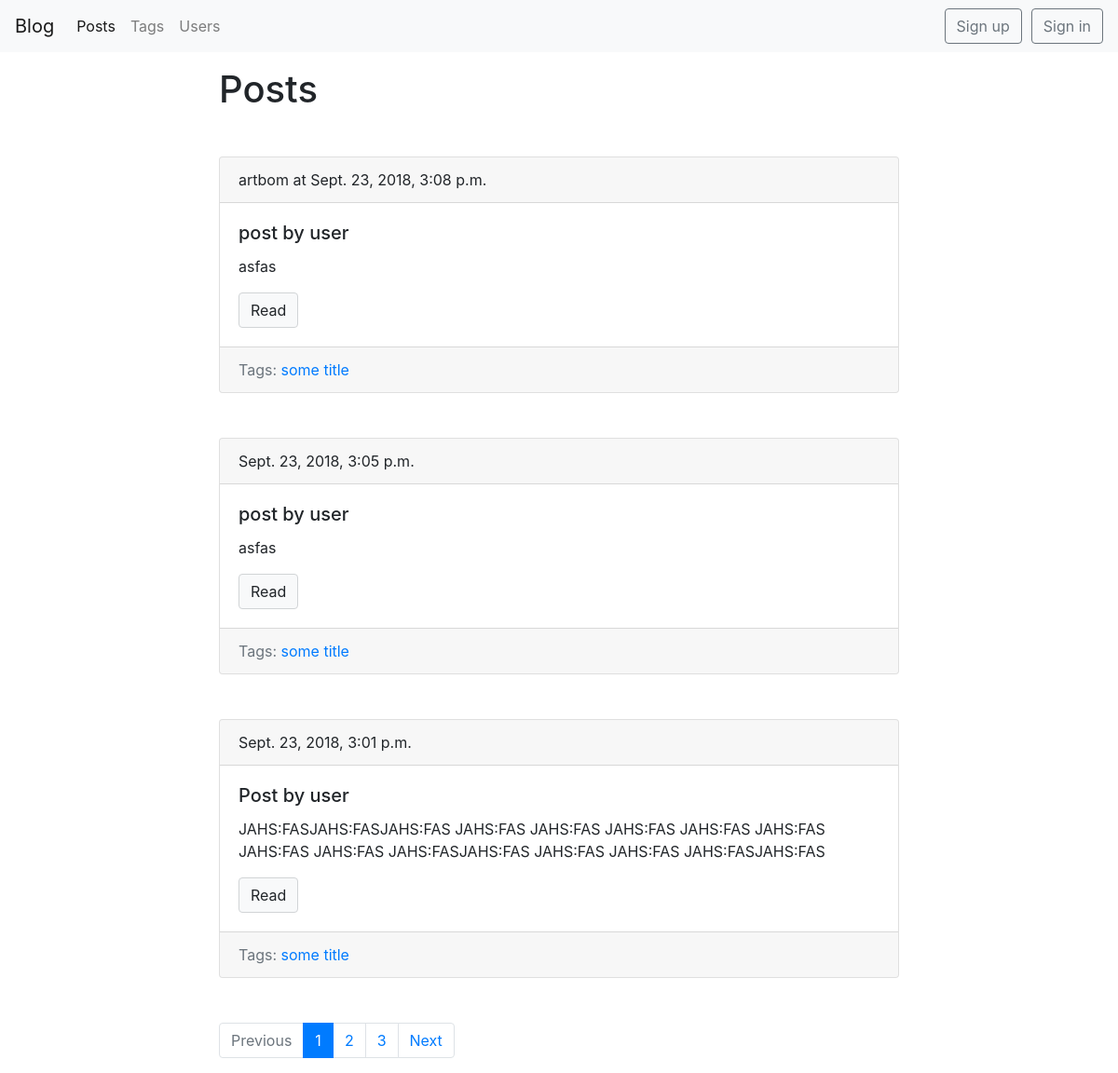
Screenshot of /blog/ with the database file from the repository.
### blog/models.py (models this page shows, shortened)
class Post(models.Model):
    title = models.CharField(max_length=150, db_index=True)
    slug = models.SlugField(max_length=150, unique=True, blank=True)
    body = models.TextField(blank=True, db_index=True)
    date_pub = models.DateTimeField(auto_now_add=True)
    tags = models.ManyToManyField('Tag', blank=True, related_name='posts')
    author = models.ForeignKey(BlogUser, on_delete=models.CASCADE, null=True, default=None)
    rating = models.IntegerField(default=0, blank=True)
    def get_absolute_url(self):
        return reverse('post_detail_url', kwargs={'slug': self.slug})
    class Meta:
        ordering = ['-date_pub']

class Tag(models.Model):
    title = models.CharField(max_length=50)
    slug = models.SlugField(max_length=50, unique=True)
    def get_absolute_url(self):
        return reverse('tag_detail_url', kwargs={'slug': self.slug})
    class Meta:
        ordering = ['title']

### blog/views.py (the view)
# urls.py: path(r'', posts_list, name='posts_list_url'),
def posts_list(request):
    search_query = request.GET.get('search', '')
    page_number = request.GET.get('page', 1)
    if search_query:
        posts = Post.objects.filter(Q(title__icontains=search_query) | Q(body__icontains=search_query))
    else:
        posts = Post.objects.all()
    paginator = Paginator(posts, 3)
    page = paginator.get_page(page_number)
    prev_url = '?page={}'.format(page.previous_page_number()) if page.has_previous() else ''
    next_url = '?page={}'.format(page.next_page_number()) if page.has_next() else ''
    is_paginated = page.has_other_pages()
    context = {
        'page_object': page,
        'prev_url': prev_url,
        'next_url': next_url,
        'is_paginated': is_paginated
    }
    return render(request, 'blog/index.html', context=context)

### blog/models.py (called while the page is built)
    def __str__(self):
        return self.username

### blog/templates/blog/index.html (shortened to what this page needs)
{% extends 'blog/base_blog.html' %}
{% block content %}
<h1 class="mb-5">Posts</h1>
  {% for post in page_object.object_list %}
          {% include 'blog/includes/post_card_template.html' %}
  {% endfor %}
{% endblock %}

### blog/templates/blog/includes/post_card_template.html (shortened to what this page needs)
<div class="card mb-5">
    {% if post.author is not None %}
    <div class="card-header">
        {{post.author}} at {{ post.date_pub }}
    </div>
    {% else %}
    <div class="card-header">
         {{ post.date_pub }}
    </div>
    {% endif %}
    <div class="card-body">
        <h5 class="card-title">{{ post.title }}</h5>
        <p class="card-text"> {{ post.body|truncatewords:50 }}</p>
        <a href="{{ post.get_absolute_url }}" class="btn btn-light" >Read</a>
    </div>
    {% if post.tags.all %}
        <div class="card-footer text-muted">
        Tags:
        {% for tag in post.tags.all %}
            <a href="{{ tag.get_absolute_url }}"> {{ tag.title }}</a>
        {% endfor %}
        </div>
    {% endif %}
</div>

### static/css/styles.css (style rules this page uses)
.btn-light { border-color: #d1d4d6 !important; }
.card { min-width: 100%; }

### rows the page displays
Post: author "artbom", date_pub "Sept. 23, 2018, 3:08 p.m.", title "post by user", body "asfas"
Tag: title "some title"
Post: date_pub "Sept. 23, 2018, 3:05 p.m.", title "post by user", body "asfas"
Post: date_pub "Sept. 23, 2018, 3:01 p.m.", title "Post by user", body "JAHS:FASJAHS:FASJAHS:FAS JAHS:FAS JAHS:FAS JAHS:FAS JAHS:FAS JAHS:FAS JAHS:FAS JAHS:FAS JAHS:FASJAHS:FAS JAHS:FAS JAHS:FAS JAHS:FASJAHS:FAS"

### other values shown
{{ n }} "1"
{{ n }} "2" "3"
